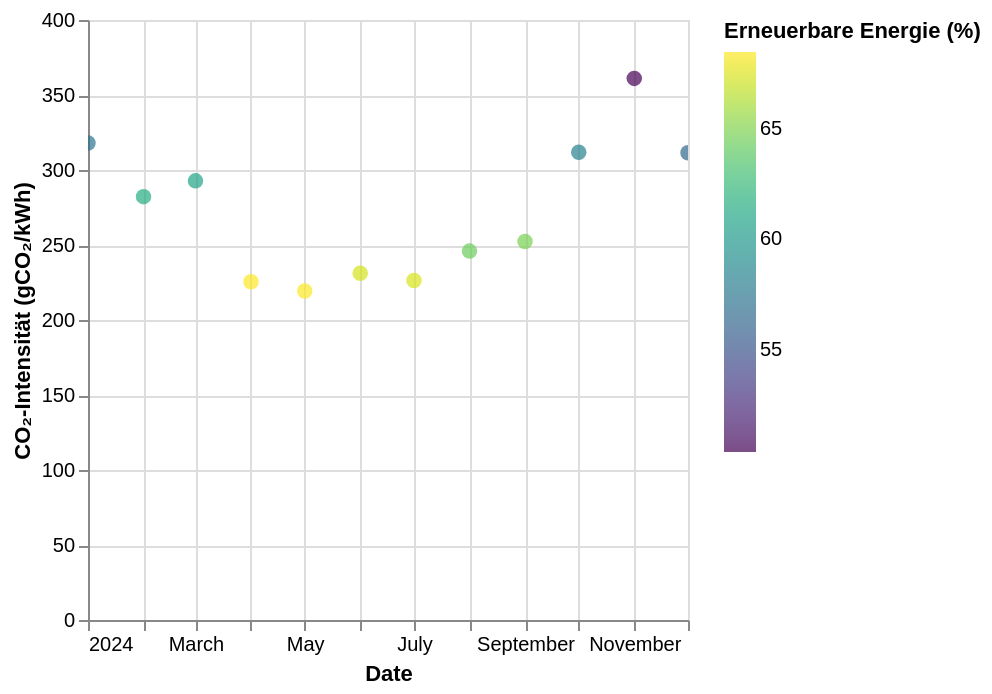

Notebook source saved alongside this figure:
### Markdown cell above
# Dot Plot

Der Dot Plot ist eine einfache Möglichkeit Daten zu visualisieren. Dabei werden einzelne Datenpunkte als Punkte auf einer Achse platziert. Dot Plots eignen sich besonders gut zur Darstellung von Trends, Gruppierungen oder Verteilungen in einem Datensatz. 
Dot Plots sind ähnlich zu Histogrammen, da sie ebenfalls die Verteilung von Daten zeigen. Im Gegensatz zu Histogrammen, die Balken verwenden, behalten Dot Plots jedoch die individuellen Datenpunkte sichtbar bei.

Es gibt verschiedene Varianten von Dot Plots, darunter:

* <b>Cleveland Dot Plots:</b> Zeigen Werte für verschiedene Kategorien mit einzelnen Punkten.
* <b>Wilkinson Dot Plots:</b> Verteilen Punkte gleichmäßig, um Häufigkeiten anzuzeigen.
* <b>Ranged Dot Plots:</b> Verbinden zwei Punkte innerhalb einer Kategorie, um Veränderungen zu visualisieren (z. B. zwischen zwei Jahren).
* <b>Stacked Dot Plots:</b> Stapelt Punkte vertikal oder horizontal übereinander, um die Häufigkeit von Werten darzustellen.


## 1. Für welche Daten eignet sich die Visualisierung?

Ein Dot Plot ist eine Visualisierung, die besonders gut geeignet ist für:
* <i>Zeitliche Entwicklungen</i> (z. B. CO₂-Intensität pro Tag)
* <i>Vergleich von Verteilungen</i> (z. B. Preise verschiedener Produkte)
* <i>Kategorische Daten mit vielen Einzelwerten</i>
* <i>Daten mit hoher Dichte, da Dot Plots Überlappungen reduzieren</i>

.


## 2. Ein Dot Plot besteht aus:

* ~~<b>X-Achse:</b> Eine numerische oder kategoriale Variable (z.B. Monaten).~~
* ~~<b>Y-Achse:</b> Eine numerische Variable (z.B. CO₂-Intensität).~~
* <b>Punkte:</b> Jeder Punkt steht für einen Datenwert und kann in Farbe oder Position variieren. Die Punkte können außerdem horizontal oder vertikal gestapelt werden.

Eine der beiden Achsen beinhaltet eine numerische Variable, die andere eine kategorielle. Ein Beispiel ist, die X-Achse ist die kategorielle und beinhaltet Monate und die Y-Achse zeigt numerisch die CO₂-Intensität an. 

Dot Plots sind oft übersichtlicher als Histogramme, da sie einzelne Werte präziser darstellen.


## 3. Besonderheiten eines Dotplots

* Helfen bei der visuellen Detektion von Outliern.
* Dot Plots können mehrere Kategorien einfach und gut erkennbar vergleichen.
* Dot Plots sind eine Alternative zu <b>Balkendiagrammen</b> oder <b>Boxplots</b>, falls eine genauere Darstellung der einzelnen Datenpunkte wichtig ist.
* Dot Plots eignen sich besonders gut für kleinere Datensätze, da eine zu große Anzahl an Datenpunkten schnell unübersichtlich werden kann.

### Code cell
import pandas as pd
import altair as alt

# CSV-Datei laden
file_path = "DE_2024_monthly.csv"  # Passe den Pfad an, falls nötig
df = pd.read_csv(file_path)

# Spalten umbenennen (Leerzeichen entfernen)
df = df.rename(columns={
    "Datetime (UTC)": "Date",
    "Carbon Intensity gCO₂eq/kWh (direct)": "Carbon_Intensity",
    "Renewable Percentage": "Renewable_Percentage"
})

# Sicherstellen, dass das Datum als Datumswert erkannt wird
df["Date"] = pd.to_datetime(df["Date"])

# Dot Plot erstellen
chart = alt.Chart(df).mark_circle(size=60, opacity=0.7).encode(
    alt.X('Date:T', title='Date'),
    alt.Y('Carbon_Intensity:Q', title='CO₂-Intensität (gCO₂/kWh)'),
    alt.Color('Renewable_Percentage:Q', title='Erneuerbare Energie (%)', scale=alt.Scale(scheme='viridis')),
    alt.Tooltip(['Date:T', 'Carbon_Intensity:Q', 'Renewable_Percentage:Q'])
).interactive()

chart.show()

### Figure 1 — Vega-Lite specification as saved in the notebook (floating-point values rounded to 4 significant figures)
{"config": {"view": {"continuousWidth": 300, "continuousHeight": 300}}, "data": {"name": "data-70a60ec338b1d20738f638b8b20bbb9a"}, "mark": {"type": "circle", "opacity": 0.7, "size": 60}, "encoding": {"color": {"field": "Renewable_Percentage", "scale": {"scheme": "viridis"}, "title": "Erneuerbare Energie (%)", "type": "quantitative"}, "tooltip": [{"field": "Date", "type": "temporal"}, {"field": "Carbon_Intensity", "type": "quantitative"}, {"field": "Renewable_Percentage", "type": "quantitative"}], "x": {"field": "Date", "title": "Date", "type": "temporal"}, "y": {"field": "Carbon_Intensity", "title": "CO₂-Intensität (gCO₂/kWh)", "type": "quantitative"}}, "params": [{"name": "param_2", "select": {"type": "interval", "encodings": ["x", "y"]}, "bind": "scales"}], "$schema": "https://vega.github.io/schema/vega-lite/v5.20.1.json", "datasets": {"data-70a60ec338b1d20738f638b8b20bbb9a": [{"Date": "2024-01-01T00:00:00", "Country": "Germany", "Zone Name": "Germany", "Zone Id": "DE", "Carbon_Intensity": 318.0, "Carbon Intensity gCO₂eq/kWh (LCA)": 375.9, "Low Carbon Percentage": 60.07, "Renewable_Percentage": 57.25, "Data Source": "entsoe.eu"}, {"Date": "2024-02-01T00:00:00", "Country": "Germany", "Zone Name": "Germany", "Zone Id": "DE", "Carbon_Intensity": 282.2, "Carbon Intensity gCO₂eq/kWh (LCA)": 338.4, "Low Carbon Percentage": 65.14, "Renewable_Percentage": 61.63, "Data Source": "entsoe.eu"}, {"Date": "2024-03-01T00:00:00", "Country": "Germany", "Zone Name": "Germany", "Zone Id": "DE", "Carbon_Intensity": 292.8, "Carbon Intensity gCO₂eq/kWh (LCA)": 352.4, "Low Carbon Percentage": 64.55, "Renewable_Percentage": 60.94, "Data Source": "Electricity Maps Estimation; entsoe.eu"}, {"Date": "2024-04-01T00:00:00", "Country": "Germany", "Zone Name": "Germany", "Zone Id": "DE", "Carbon_Intensity": 225.5, "Carbon Intensity gCO₂eq/kWh (LCA)": 281.8, "Low Carbon Percentage": 71.93, "Renewable_Percentage": 68.49, "Data Source": "entsoe.eu"}, {"Date": "2024-05-01T00:00:00", "Country": "Germany", "Zone Name": "Germany", "Zone Id": "DE", "Carbon_Intensity": 219.3, "Carbon Intensity gCO₂eq/kWh (LCA)": 275.8, "Low Carbon Percentage": 73.57, "Renewable_Percentage": 68.42, "Data Source": "Electricity Maps Estimation; entsoe.eu"}, {"Date": "2024-06-01T00:00:00", "Country": "Germany", "Zone Name": "Germany", "Zone Id": "DE", "Carbon_Intensity": 231.1, "Carbon Intensity gCO₂eq/kWh (LCA)": 286.4, "Low Carbon Percentage": 72.54, "Renewable_Percentage": 67.34, "Data Source": "entsoe.eu"}, {"Date": "2024-07-01T00:00:00", "Country": "Germany", "Zone Name": "Germany", "Zone Id": "DE", "Carbon_Intensity": 226.4, "Carbon Intensity gCO₂eq/kWh (LCA)": 281.2, "Low Carbon Percentage": 73.54, "Renewable_Percentage": 67.41, "Data Source": "entsoe.eu"}, {"Date": "2024-08-01T00:00:00", "Country": "Germany", "Zone Name": "Germany", "Zone Id": "DE", "Carbon_Intensity": 245.9, "Carbon Intensity gCO₂eq/kWh (LCA)": 303.4, "Low Carbon Percentage": 70.78, "Renewable_Percentage": 64.37, "Data Source": "entsoe.eu"}, {"Date": "2024-09-01T00:00:00", "Country": "Germany", "Zone Name": "Germany", "Zone Id": "DE", "Carbon_Intensity": 252.3, "Carbon Intensity gCO₂eq/kWh (LCA)": 307.6, "Low Carbon Percentage": 70.51, "Renewable_Percentage": 64.82, "Data Source": "Electricity Maps Estimation; entsoe.eu"}, {"Date": "2024-10-01T00:00:00", "Country": "Germany", "Zone Name": "Germany", "Zone Id": "DE", "Carbon_Intensity": 311.9, "Carbon Intensity gCO₂eq/kWh (LCA)": 370.1, "Low Carbon Percentage": 64.06, "Renewable_Percentage": 58.22, "Data Source": "Electricity Maps Estimation; entsoe.eu"}, {"Date": "2024-11-01T00:00:00", "Country": "Germany", "Zone Name": "Germany", "Zone Id": "DE", "Carbon_Intensity": 361.1, "Carbon Intensity gCO₂eq/kWh (LCA)": 425.2, "Low Carbon Percentage": 54.56, "Renewable_Percentage": 50.36, "Data Source": "entsoe.eu"}, {"Date": "2024-12-01T00:00:00", "Country": "Germany", "Zone Name": "Germany", "Zone Id": "DE", "Carbon_Intensity": 311.5, "Carbon Intensity gCO₂eq/kWh (LCA)": 372.1, "Low Carbon Percentage": 59.84, "Renewable_Percentage": 56.37, "Data Source": "entsoe.eu"}]}}
